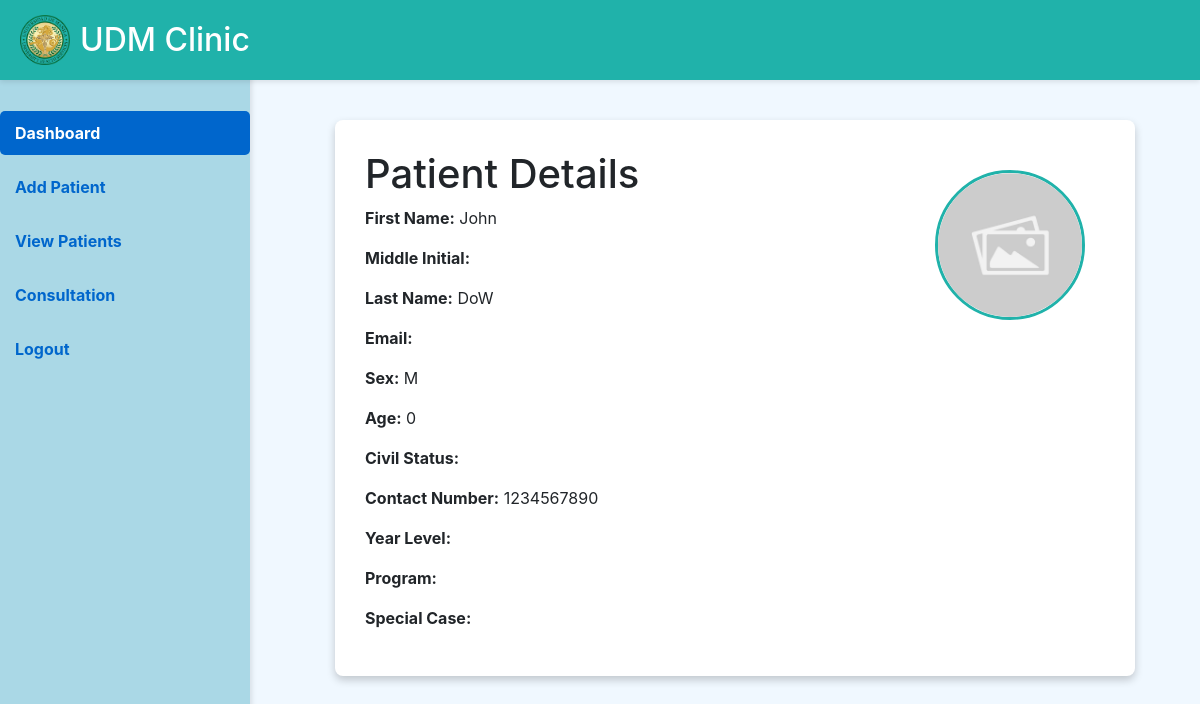
Page /view_details.php?id=21-14-212 on the earlier database version.
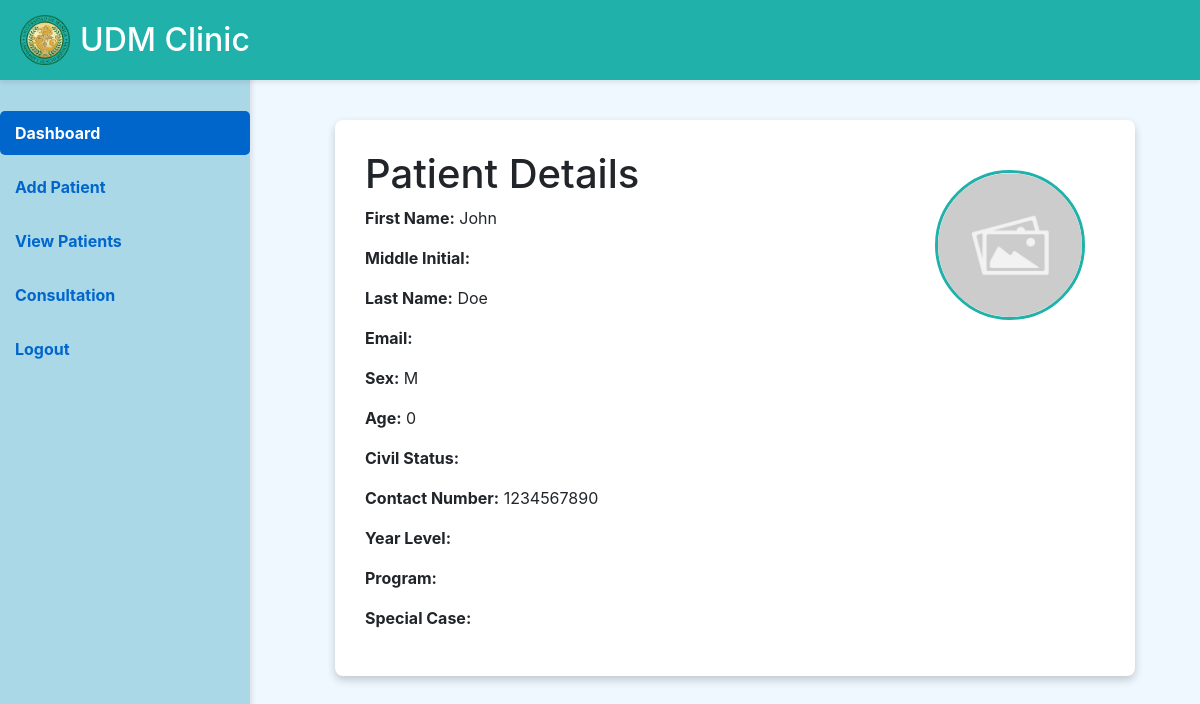
Same page on the later database version.
### tables this page shows
CREATE TABLE `patients` (
  `PatientID` int(11) NOT NULL,
  `FirstName` varchar(50) NOT NULL,
  `LastName` varchar(50) NOT NULL,
  `MiddleInitial` varchar(10) NOT NULL,
  `Sex` char(1) DEFAULT NULL CHECK (`Sex` in ('M','F')),
  `DOB` date NOT NULL,
  `Address` varchar(255) DEFAULT NULL,
  `ContactNumber` varchar(15) DEFAULT NULL,
  `CreatedAt` datetime DEFAULT current_timestamp(),
  `UpdatedAt` datetime DEFAULT current_timestamp() ON UPDATE current_timestamp(),
  `age` int(11) NOT NULL,
  `civil_status` varchar(20) NOT NULL,
  `emergency_number` varchar(15) NOT NULL,
  `guardian` varchar(50) NOT NULL,
  `height` varchar(10) NOT NULL,
  `weight` varchar(10) NOT NULL,
  `yearLevel` varchar(20) NOT NULL,
  `specialCases` varchar(20) NOT NULL,
  `Program` varchar(20) NOT NULL,
  `Student_Num` varchar(20) NOT NULL,
  `email` varchar(50) NOT NULL,
  `patient_pic` varchar(255) NOT NULL
);

### view_details.php (the view, shortened to what this page needs)
<!DOCTYPE html>
<html lang="en">
<head>
</head>
<body>
    <?php include 'sidebar.php'; ?>
    <div class="header">
        <img src="images/UDMCLINIC_LOGO.png" alt="Logo" class="logo">
        <h1>UDM Clinic</h1>
    </div>
    <div class="content">
        <div class="details-container">
            <?php
            $servername = "localhost";
            $username = "root";
            $password = "";
            $database = "clinic_data";
            $connection = new mysqli($servername, $username, $password, $database);
            if (isset($_GET['id']) && !empty($_GET['id'])) {
                $patientID = $connection->real_escape_string($_GET['id']);
                $query = "SELECT FirstName, MiddleInitial, LastName, email, Sex, Age, civil_status, ContactNumber, yearLevel, Program, specialCases
                          FROM patients
                          WHERE Student_Num = '$patientID'";
                $result = $connection->query($query);
                $imgPath = "images/default_avatar.jpg";
                if ($result->num_rows > 0) {
                    $row = $result->fetch_assoc();
                    echo "<h1>Patient Details</h1>";
                    echo "<p><strong>First Name:</strong> " . htmlspecialchars($row['FirstName']) . "</p>";
                    echo "<p><strong>Middle Initial:</strong> " . htmlspecialchars($row['MiddleInitial']) . "</p>";
                    echo "<p><strong>Last Name:</strong> " . htmlspecialchars($row['LastName']) . "</p>";
                    echo "<p><strong>Email:</strong> <a href='email_module/index.html?email=" . urlencode($row['email']) . "' style='color: #20B2AA; text-decoration: none;'>" . htmlspecialchars($row['email']) . "</a></p>";
                    echo "<p><strong>Sex:</strong> " . htmlspecialchars($row['Sex']) . "</p>";
                    echo "<p><strong>Age:</strong> " . htmlspecialchars($row['Age']) . "</p>";
                    echo "<p><strong>Civil Status:</strong> " . htmlspecialchars($row['civil_status']) . "</p>";
                    echo "<p><strong>Contact Number:</strong> " . htmlspecialchars($row['ContactNumber']) . "</p>";
                    echo "<p><strong>Year Level:</strong> " . htmlspecialchars($row['yearLevel']) . "</p>";
                    echo "<p><strong>Program:</strong> " . htmlspecialchars($row['Program']) . "</p>";
                    echo "<p><strong>Special Case:</strong> " . htmlspecialchars($row['specialCases']) . "</p>";
                } else {
                    echo "<p>No details found for the given Patient ID.</p>";
                }
            } else {
                echo "<p>No Patient ID provided.</p>";
            }
            ?>
            <div class="picture-holder" onclick="document.getElementById('imageInput').click();">
                <img src="<?php echo $imgPath; ?>" alt="Patient Photo">
            </div>
        </div>
    </div>
</body>
</html>

Differences in the rows shown:
changed patients "John": LastName "DoW" → "Doe"
